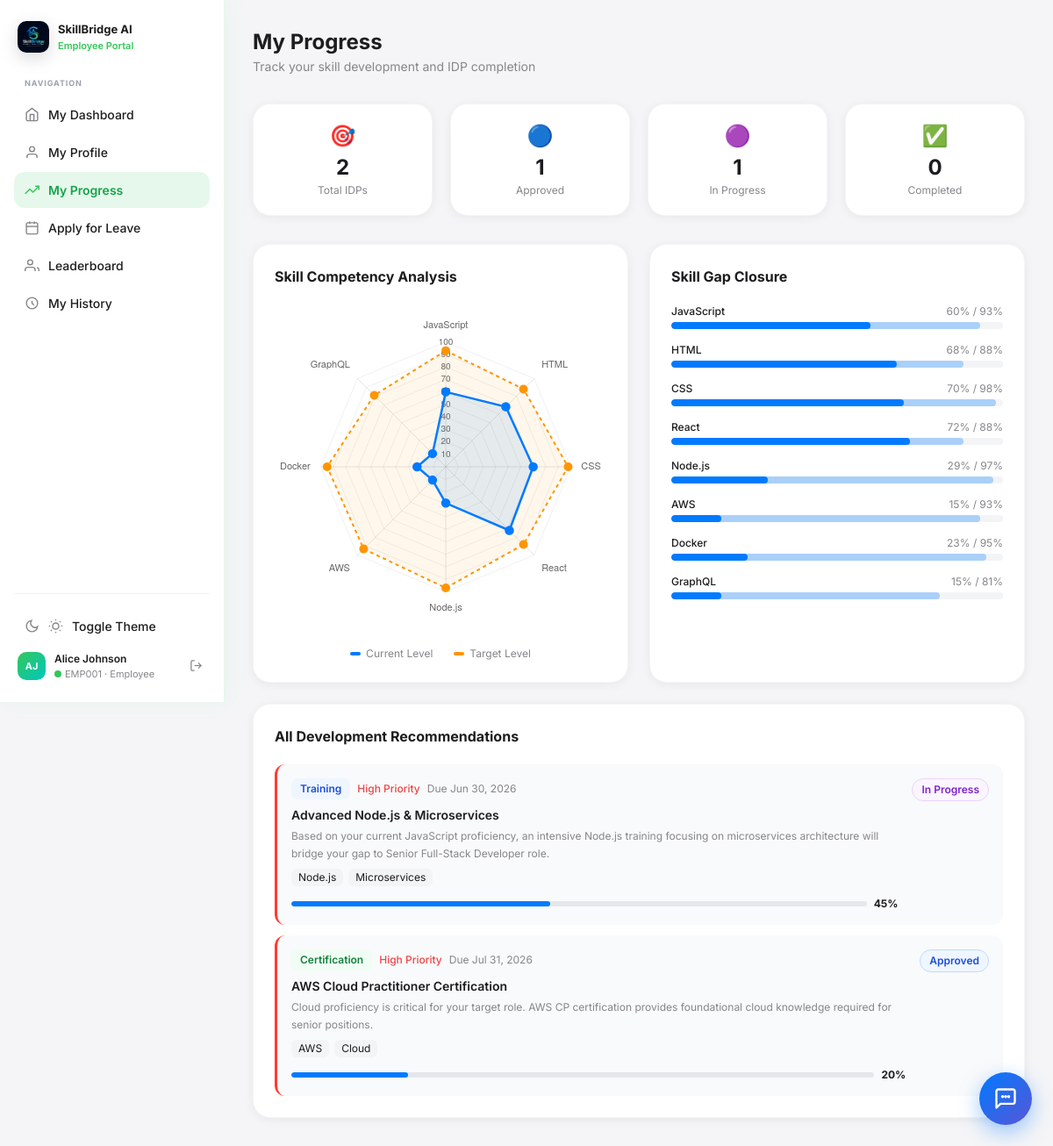
Page /employee/progress.php (signed in) on the committed database.
### tables this page shows
CREATE TABLE IF NOT EXISTS employee_profiles (
    id INT AUTO_INCREMENT PRIMARY KEY,
    user_id INT NOT NULL,
    uid VARCHAR(20) NOT NULL,
    first_name VARCHAR(100) NOT NULL,
    last_name VARCHAR(100) NOT NULL,
    phone VARCHAR(20) DEFAULT NULL,
    department VARCHAR(100) DEFAULT NULL,
    designation VARCHAR(100) DEFAULT NULL,
    target_role VARCHAR(100) DEFAULT NULL,
    current_skills TEXT DEFAULT NULL,
    target_skills TEXT DEFAULT NULL,
    knowledge_score INT DEFAULT 0,
    tier ENUM('Bronze', 'Silver', 'Gold', 'Diamond') DEFAULT 'Bronze',
    date_joined DATE DEFAULT NULL,
    profile_photo VARCHAR(255) DEFAULT NULL,
    created_at TIMESTAMP DEFAULT CURRENT_TIMESTAMP,
    updated_at TIMESTAMP DEFAULT CURRENT_TIMESTAMP ON UPDATE CURRENT_TIMESTAMP,
    FOREIGN KEY (user_id) REFERENCES users(id) ON DELETE CASCADE
);

CREATE TABLE IF NOT EXISTS idp_recommendations (
    id INT AUTO_INCREMENT PRIMARY KEY,
    user_id INT NOT NULL,
    type ENUM('training', 'mentorship', 'job_rotation', 'certification', 'workshop') NOT NULL,
    title VARCHAR(255) NOT NULL,
    ai_suggestion TEXT NOT NULL,
    skill_gap VARCHAR(255) DEFAULT NULL,
    priority ENUM('high', 'medium', 'low') DEFAULT 'medium',
    status ENUM('pending', 'in_progress', 'completed', 'approved', 'rejected') DEFAULT 'pending',
    assigned_by INT DEFAULT NULL,
    progress_percent INT DEFAULT 0,
    due_date DATE DEFAULT NULL,
    created_at TIMESTAMP DEFAULT CURRENT_TIMESTAMP,
    updated_at TIMESTAMP DEFAULT CURRENT_TIMESTAMP ON UPDATE CURRENT_TIMESTAMP,
    FOREIGN KEY (user_id) REFERENCES users(id) ON DELETE CASCADE
);

### employee/progress.php (the view, shortened to what this page needs)
<?php
require_once __DIR__ . '/../config/db.php';
$userId = $_SESSION['user_id'];
$profile = $conn->query("SELECT ep.* FROM employee_profiles ep WHERE ep.user_id=$userId")->fetch_assoc();
$allRecs = $conn->query("SELECT * FROM idp_recommendations WHERE user_id=$userId ORDER BY priority DESC, status ASC");
$allArr = []; while($r=$allRecs->fetch_assoc()) $allArr[] = $r;
$currentSkills = array_filter(array_map('trim', explode(',', $profile['current_skills'] ?? '')));
$targetSkills  = array_filter(array_map('trim', explode(',', $profile['target_skills'] ?? '')));
$allSkills = array_unique(array_merge($currentSkills, $targetSkills));
$currentLevels = []; $targetLevels = [];
foreach($allSkills as $skill) {
    $currentLevels[] = in_array($skill, $currentSkills) ? rand(55, 85) : rand(5, 30);
    $targetLevels[]  = rand(80, 100);
}
?>
<!DOCTYPE html>
<html lang="en">
<head>
    <script src="https://cdn.tailwindcss.com"></script>
</head>
<body class="font-sans flex">
<?php include __DIR__ . '/sidebar_emp.php'; ?>
<main class="ml-64 flex-1 p-8">
    <div class="mb-8">
        <h1 class="text-2xl font-bold text-apple-dark">My Progress</h1>
        <p class="text-apple-gray text-sm mt-0.5">Track your skill development and IDP completion</p>
    </div>
    <div class="grid grid-cols-4 gap-5 mb-8">
        <?php
        $status_counts=['approved'=>0,'in_progress'=>0,'completed'=>0,'pending'=>0];
        foreach($allArr as $r) $status_counts[$r['status']] = ($status_counts[$r['status']] ?? 0) + 1;
        $items=[['🎯','Total IDPs',count($allArr)],['🔵','Approved',$status_counts['approved']],['🟣','In Progress',$status_counts['in_progress']],['✅','Completed',$status_counts['completed']]];
        foreach($items as [$icon,$label,$val]): ?>
        <div class="card p-5 text-center">
            <div class="text-2xl mb-1"><?= $icon ?></div>
            <div class="text-2xl font-bold text-apple-dark"><?= $val ?></div>
            <div class="text-xs text-apple-gray mt-0.5"><?= $label ?></div>
        </div>
        <?php endforeach; ?>
    </div>
    <div class="grid grid-cols-2 gap-6 mb-6">
        <div class="card p-6">
            <h3 class="text-base font-bold text-apple-dark mb-4">Skill Competency Analysis</h3>
            <div class="flex justify-center">
                <canvas id="radarChart" width="280" height="280"></canvas>
            </div>
            <div class="flex items-center justify-center gap-6 mt-4 text-xs text-apple-gray">
                <div class="flex items-center gap-1.5"><div class="w-3 h-1 rounded bg-apple-blue"></div> Current Level</div>
                <div class="flex items-center gap-1.5"><div class="w-3 h-1 rounded" style="background:#FF9500"></div> Target Level</div>
            </div>
        </div>
        <div class="card p-6">
            <h3 class="text-base font-bold text-apple-dark mb-5">Skill Gap Closure</h3>
            <div class="space-y-4">
                <?php foreach(array_slice($allSkills,0,8) as $i=>$skill): ?>
                <div>
                    <div class="flex justify-between text-xs mb-1">
                        <span class="font-medium text-apple-dark"><?= htmlspecialchars($skill) ?></span>
                        <span class="text-apple-gray"><?= $currentLevels[$i] ?>% / <?= $targetLevels[$i] ?>%</span>
                    </div>
                    <div class="relative h-2 bg-gray-100 rounded-full overflow-hidden">
                        <div class="absolute h-full rounded-full opacity-30" style="width:<?= $targetLevels[$i] ?>%;background:#007AFF"></div>
                        <div class="h-full rounded-full bg-apple-blue" style="width:<?= $currentLevels[$i] ?>%;transition:width 1s ease"></div>
                    </div>
                </div>
                <?php endforeach; ?>
            </div>
        </div>
    </div>
    <div class="card p-6">
        <h3 class="text-base font-bold text-apple-dark mb-5">All Development Recommendations</h3>
        <?php if(empty($allArr)): ?>
        <div class="text-center py-12 text-apple-gray">
            <div class="text-5xl mb-3">🚀</div>
            <div class="text-sm font-semibold">No recommendations assigned yet</div>
            <div class="text-xs mt-1">Your HR Admin will assign development paths based on your skill gap analysis.</div>
        </div>
        <?php else: ?>
        <div class="space-y-3">
            <?php foreach($allArr as $rec): ?>
            <div class="idp-card priority-<?= $rec['priority'] ?> p-4 bg-gray-50 rounded-xl">
                <div class="flex items-start justify-between gap-4">
                    <div class="flex-1">
                        <div class="flex items-center gap-2 mb-2">
                            <span class="text-xs px-2.5 py-1 rounded-lg font-semibold
                                <?= ['training'=>'bg-blue-50 text-blue-700','mentorship'=>'bg-purple-50 text-purple-700','job_rotation'=>'bg-orange-50 text-orange-700','certification'=>'bg-green-50 text-green-700','workshop'=>'bg-pink-50 text-pink-700'][$rec['type']] ?? '' ?>">
                                <?= ucfirst(str_replace('_',' ',$rec['type'])) ?>
                            </span>
                            <span class="text-xs font-medium <?= $rec['priority']==='high'?'text-red-500':($rec['priority']==='medium'?'text-orange-500':'text-green-600') ?>">
                                <?= ucfirst($rec['priority']) ?> Priority
                            </span>
                            <?php if($rec['due_date']): ?>
                            <span class="text-xs text-apple-gray">Due <?= date('M j, Y',strtotime($rec['due_date'])) ?></span>
                            <?php endif; ?>
                        </div>
                        <h4 class="font-semibold text-sm text-apple-dark mb-1"><?= htmlspecialchars($rec['title']) ?></h4>
                        <p class="text-xs text-apple-gray leading-relaxed"><?= htmlspecialchars($rec['ai_suggestion']) ?></p>
                        <?php if($rec['skill_gap']): ?>
                        <div class="flex flex-wrap gap-1.5 mt-2">
                            <?php foreach(explode(',',$rec['skill_gap']) as $sk): ?>
                            <span class="text-xs bg-gray-100 text-apple-dark px-2 py-0.5 rounded-md"><?= trim($sk) ?></span>
                            <?php endforeach; ?>
                        </div>
                        <?php endif; ?>
                        <?php if($rec['progress_percent'] > 0 || $rec['status']==='in_progress'): ?>
                        <div class="flex items-center gap-2 mt-3">
                            <div class="flex-1 h-1.5 bg-gray-200 rounded-full overflow-hidden">
                                <div class="h-full bg-apple-blue rounded-full" style="width:<?= $rec['progress_percent'] ?>%"></div>
                            </div>
                            <span class="text-xs font-bold text-apple-dark"><?= $rec['progress_percent'] ?>%</span>
                        </div>
                        <?php endif; ?>
                    </div>
                    <span class="text-xs px-2.5 py-1 rounded-full font-semibold flex-shrink-0
                        <?= ['pending'=>'bg-yellow-50 text-yellow-700 border border-yellow-200','approved'=>'bg-blue-50 text-blue-700 border border-blue-200','in_progress'=>'bg-purple-50 text-purple-700 border border-purple-200','completed'=>'bg-green-50 text-green-700 border border-green-200','rejected'=>'bg-red-50 text-red-700 border border-red-200'][$rec['status']] ?? '' ?>">
                        <?= ucwords(str_replace('_',' ',$rec['status'])) ?>
                    </span>
                </div>
            </div>
            <?php endforeach; ?>
        </div>
        <?php endif; ?>
    </div>
</main>
<script>
// Radar Chart
const skills = <?= json_encode(array_values($allSkills)) ?>;
const current = <?= json_encode($currentLevels) ?>;
const target = <?= json_encode($targetLevels) ?>;
if(skills.length > 0) {
    new Chart(document.getElementById('radarChart'), {
        type: 'radar',
        data: {
            labels: skills,
            datasets: [
                { label:'Current Level', data:current, backgroundColor:'rgba(0,122,255,0.1)', borderColor:'#007AFF', borderWidth:2.5, pointBackgroundColor:'#007AFF', pointRadius:4 },
                { label:'Target Level', data:target, backgroundColor:'rgba(255,149,0,0.08)', borderColor:'#FF9500', borderWidth:2, pointBackgroundColor:'#FF9500', pointRadius:4, borderDash:[4,4] }
            ]
        },
        options: {
            responsive: true,
            scales: { r: { min:0, max:100, grid:{color:'#f0f0f0'}, ticks:{font:{size:10},backdropColor:'transparent'}, pointLabels:{font:{size:11}} } },
            plugins: { legend:{display:false} }
        }
    });
}
function logout(){fetch('../api/auth.php',{method:'POST',headers:{'Content-Type':'application/json'},body:JSON.stringify({action:'logout'})}).then(()=>window.location.href='../index.php')}
</script>
</body>
</html>

### employee/sidebar_emp.php (shortened to what this page needs)
<?php
require_once __DIR__ . '/../config/db.php';
$current = basename($_SERVER['PHP_SELF']);
$pages = [
    ['dashboard.php', 'My Dashboard',   '<path d="M3 9l9-7 9 7v11a2 2 0 0 1-2 2H5a2 2 0 0 1-2-2z" stroke="currentColor" stroke-width="2"/><polyline points="9,22 9,12 15,12 15,22" stroke="currentColor" stroke-width="2"/>'],
    ['profile.php',   'My Profile',     '<path d="M20 21v-2a4 4 0 0 0-4-4H8a4 4 0 0 0-4 4v2" stroke="currentColor" stroke-width="2"/><circle cx="12" cy="7" r="4" stroke="currentColor" stroke-width="2"/>'],
    ['progress.php',  'My Progress',    '<polyline points="23,6 13.5,15.5 8.5,10.5 1,18" stroke="currentColor" stroke-width="2"/><polyline points="17,6 23,6 23,12" stroke="currentColor" stroke-width="2"/>'],
    ['leave.php',     'Apply for Leave','<rect x="3" y="4" width="18" height="18" rx="2" stroke="currentColor" stroke-width="2"/><line x1="16" y1="2" x2="16" y2="6" stroke="currentColor" stroke-width="2"/><line x1="8" y1="2" x2="8" y2="6" stroke="currentColor" stroke-width="2"/><line x1="3" y1="10" x2="21" y2="10" stroke="currentColor" stroke-width="2"/>'],
    ['leaderboard.php','Leaderboard',   '<path d="M17 21v-2a4 4 0 0 0-4-4H5a4 4 0 0 0-4 4v2" stroke="currentColor" stroke-width="2"/><path d="M23 21v-2a4 4 0 0 0-3-3.87" stroke="currentColor" stroke-width="2"/><circle cx="9" cy="7" r="4" stroke="currentColor" stroke-width="2"/>'],
    ['history.php',   'My History',     '<path d="M12 8v4l3 3m6-3a9 9 0 1 1-18 0 9 9 0 0 1 18 0z" stroke="currentColor" stroke-width="2"/>'],
];
$profile_data = $conn->query("SELECT ep.* FROM employee_profiles ep WHERE ep.user_id=".$_SESSION['user_id'])->fetch_assoc();
?>
<aside class="emp-sidebar">
    <div style="display:flex;align-items:center;gap:10px;padding:0 4px;margin-bottom:28px;">
        <img src="/1stProject/assets/logo.png.jpeg" alt="SkillBridge Logo" style="width:36px;height:36px;border-radius:10px;object-fit:cover;box-shadow:0 6px 20px rgba(0,0,0,0.15);">
        <div>
            <div style="font-size:13px;font-weight:700;color:#1D1D1F;">SkillBridge AI</div>
            <div style="font-size:11px;color:#34C759;font-weight:600;">Employee Portal</div>
        </div>
    </div>
    <nav style="flex:1;">
        <div style="font-size:9px;font-weight:700;color:#9ca3af;letter-spacing:0.1em;text-transform:uppercase;padding:0 12px;margin-bottom:8px;">Navigation</div>
        <?php foreach($pages as $p): ?>
        <a href="<?= $p[0] ?>" class="emp-nav-item <?= $current === $p[0] ? 'active' : '' ?>">
            <svg width="17" height="17" fill="none" viewBox="0 0 24 24"><?= $p[2] ?></svg>
            <?= $p[1] ?>
        </a>
        <?php endforeach; ?>
    </nav>
    <div style="border-top:1px solid rgba(52,199,89,0.12);padding-top:16px;margin-top:8px;" class="border-gray-100">
        <button onclick="toggleTheme()" class="emp-nav-item" style="width:100%; justify-content:flex-start; margin-bottom:8px; border:none; cursor:pointer;">
            <svg width="17" height="17" fill="none" viewBox="0 0 24 24" class="dark-hidden"><path d="M21 12.79A9 9 0 1 1 11.21 3 7 7 0 0 0 21 12.79z" stroke="currentColor" stroke-width="2"/></svg>
            Toggle Theme
        </button>
        <div style="display:flex;align-items:center;gap:10px;padding:0 4px;">
            <?php if (!empty($_SESSION['profile_image'])): ?>
                <img src="/1stProject/<?= htmlspecialchars($_SESSION['profile_image']) ?>" style="width:32px;height:32px;border-radius:10px;object-fit:cover;" alt="Profile">
            <?php else: ?>
                <div class="emp-user-avatar">
                    <?= strtoupper(substr($profile_data['first_name']??'E',0,1).substr($profile_data['last_name']??'',0,1)) ?>
                </div>
            <?php endif; ?>
            <div style="flex:1;min-width:0;">
                <div style="font-size:12px;font-weight:600;color:#1D1D1F;white-space:nowrap;overflow:hidden;text-overflow:ellipsis;">
                    <?= htmlspecialchars(($profile_data['first_name']??'').' '.($profile_data['last_name']??'')) ?>
                </div>
                <div style="font-size:11px;color:#86868B;display:flex;align-items:center;gap:4px;">
                    <div class="emp-online-dot"></div>
                    <?= $_SESSION['uid']??'' ?> · Employee
                </div>
            </div>
            <button onclick="logout()" title="Logout"
                style="background:none;border:none;cursor:pointer;color:#86868B;padding:4px;border-radius:8px;transition:all 0.15s;"
                onmouseover="this.style.color='#ef4444';this.style.background='#fef2f2'"
                onmouseout="this.style.color='#86868B';this.style.background='none'">
                <svg width="15" height="15" fill="none" viewBox="0 0 24 24">
                    <path d="M9 21H5a2 2 0 0 1-2-2V5a2 2 0 0 1 2-2h4" stroke="currentColor" stroke-width="2"/>
                    <polyline points="16,17 21,12 16,7" stroke="currentColor" stroke-width="2"/>
                    <line x1="21" y1="12" x2="9" y2="12" stroke="currentColor" stroke-width="2"/>
                </svg>
            </button>
        </div>
    </div>
</aside>
<button id="ai-chat-btn" onclick="toggleChat()">
    <svg width="28" height="28" fill="none" viewBox="0 0 24 24">
        <path d="M21 15a2 2 0 0 1-2 2H7l-4 4V5a2 2 0 0 1 2-2h14a2 2 0 0 1 2 2z" stroke="currentColor" stroke-width="2" stroke-linejoin="round"/>
        <path d="M9 10h.01M15 10h.01M12 10h.01" stroke="currentColor" stroke-width="3" stroke-linecap="round"/>
    </svg>
</button>

### rows in the picture
employee_profiles: first_name+last_name "AJ", first_name+last_name "Alice Johnson"
idp_recommendations: type "Training", priority "High", due_date "Jun 30, 2026", title "Advanced Node.js & Microservices", ai_suggestion "Based on your current JavaScript proficiency, an intensive Node.js training focusing on microservices architecture will bridge your gap to Senior Full-Stack Developer role.", skill_gap "Node.js", skill_gap "Microservices", progress_percent "45", status "In Progress"
idp_recommendations: type "Certification", priority "High", due_date "Jul 31, 2026", title "AWS Cloud Practitioner Certification", ai_suggestion "Cloud proficiency is critical for your target role. AWS CP certification provides foundational cloud knowledge required for senior positions.", skill_gap "AWS", skill_gap "Cloud", progress_percent "20", status "Approved"

### other values in the picture
$p[1] "My Dashboard"
$p[1] "My Profile"
$p[1] "My Progress"
$p[1] "Apply for Leave"
$p[1] "Leaderboard"
$p[1] "My History"
$_SESSION['uid'] "EMP001"
$icon "🎯"
$val "2"
$label "Total IDPs"
$icon "🔵"
$val "1"
$label "Approved"
$icon "🟣"
$label "In Progress"
